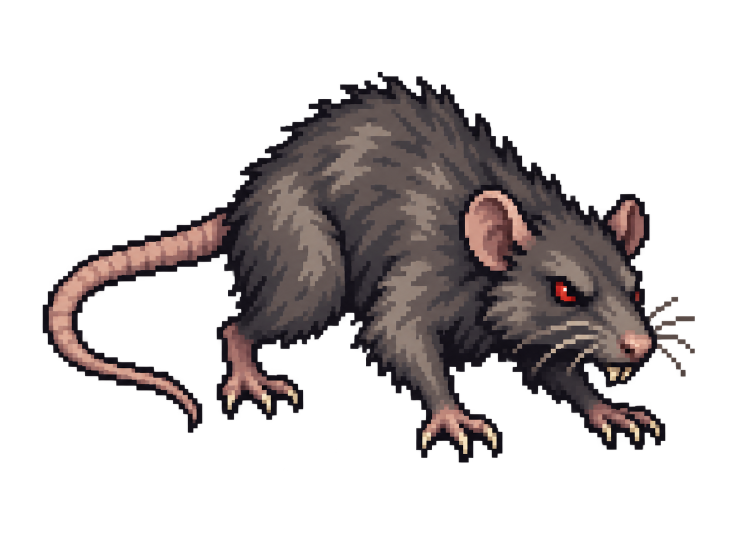
#> input picture art_source/modern_pose_refs/rat_idle_front_right.png, 1466 x 1073 px (shown at 1/2 size)
$ python assemble_ai_rat.py
#> lines starting #> are read from the running program, lines starting #| are printed output that depends on the picture; after the words box and inside, x2 and y2 are one past the last pixel; in counts of white or black regions, pixels touching at a corner belong together
#!/usr/bin/env python3
"""Turn the isolated high-detail rat redraw into a clean 32 px game sheet."""

from pathlib import Path

from PIL import Image


ROOT = Path(__file__).resolve().parents[1]
SOURCE = ROOT / "art_source" / "modern_pose_refs" / "rat_idle_front_right.png"
OUTPUT = ROOT / "assets" / "rat_sheet.png"
CELL = 32
ANCHOR = (16, 30)
TARGET_SIZE = (30, 23)


def clean_source() -> Image.Image:
    original = Image.open(SOURCE).convert("RGBA")
#> original is the input picture: PIL image 1466x1073 RGBA; mean R, G, B, A 26.7, 22, 22, 76.3
    box = original.getbbox()
#> box = (33, 19, 1404, 1073)
    if box is None:
        raise ValueError("rat source is empty")
    source = original.crop(box).resize(TARGET_SIZE, Image.Resampling.BOX)
    # Soft generation fringes are not pixels in the final game; keep a binary
    # silhouette, then reduce the surviving RGB pixels to a deliberate palette.
    alpha = source.getchannel("A").point(lambda value: 255 if value >= 150 else 0)
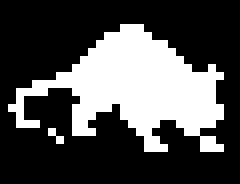
#> alpha: PIL image 30x23 L (shown 8 times larger); 30.7% white; 2 white regions (1 under 20 px), largest, box (x1, y1, x2, y2) and area: (1, 3, 28, 19) 210
    rgb = source.convert("RGB").quantize(colors=12, method=Image.Quantize.FASTOCTREE).convert("RGB")
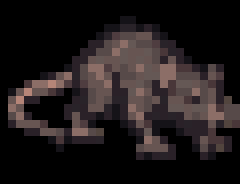
#> rgb: PIL image 30x23 RGB (shown 8 times larger); mean R, G, B 32.7, 26.7, 27.1
    result = Image.merge("RGBA", (*rgb.split(), alpha))
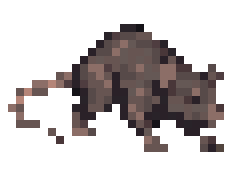
#> result: PIL image 30x23 RGBA (shown 8 times larger); mean R, G, B, A 32.7, 26.7, 27.1, 78.3; transparent parts drawn white
    # Image generation can leave fully transparent padding *inside* the crop.
    # The renderer's shadow is correctly centred on the declared foot anchor;
    # remove that padding so a low creature's visible feet meet that anchor too.
    visible = alpha.getbbox()
#> visible = (1, 3, 28, 19)
    if visible is None:
        raise ValueError("rat source lost all visible pixels during cleanup")
    return result.crop(visible)
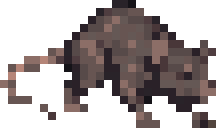
#> returned value: PIL image 27x16 RGBA (shown 8 times larger); mean R, G, B, A 50, 40.8, 41.4, 125.1; transparent parts drawn white


def place(sprite: Image.Image, dx: int = 0, dy: int = 0) -> Image.Image:
    cell = Image.new("RGBA", (CELL, CELL), (0, 0, 0, 0))
    cell.alpha_composite(sprite, (ANCHOR[0] - sprite.width // 2 + dx, ANCHOR[1] - sprite.height + 1 + dy))
    return cell


def shift(frame: Image.Image, dx: int, dy: int = 0) -> Image.Image:
    result = Image.new("RGBA", (CELL, CELL), (0, 0, 0, 0))
    result.alpha_composite(frame, (dx, dy))
    return result


def hurt(frame: Image.Image) -> Image.Image:
    result = Image.new("RGBA", (CELL, CELL), (0, 0, 0, 0))
    for y in range(CELL):
        for x in range(CELL):
            r, g, b, a = frame.getpixel((x, y))
            if a: result.putpixel((x, y), (min(255, int(r * .7 + 70)), int(g * .58), int(b * .58), a))
    return shift(result, -1)


def fallen(frame: Image.Image, width: int, height: int, top: int) -> Image.Image:
    box = frame.getbbox()
    assert box is not None
    body = frame.crop(box).resize((width, height), Image.Resampling.NEAREST)
    result = Image.new("RGBA", (CELL, CELL), (0, 0, 0, 0))
    result.alpha_composite(body, ((CELL - width) // 2, top))
    return result


def main() -> None:
    base = clean_source()
    sheet = Image.new("RGBA", (CELL * 6, CELL * 9), (0, 0, 0, 0))
#> sheet: PIL image 192x288 RGBA; every value is 0
    # The source faces screen-right.  Mirroring supplies its opposing family;
    # modest weight/aim changes keep all six directions distinct and intact.
    for column in range(6):
        facing_left = column in (2, 3, 4)
        pose = base.transpose(Image.Transpose.FLIP_LEFT_RIGHT) if facing_left else base
        idle = place(pose)
        walk_a = place(pose, -1 if facing_left else 1, 0)
        # World-space walking supplies the hop.  Sprite frames only shift their
        # weight sideways so every low creature keeps contact with its shadow.
        walk_b = place(pose, 1 if facing_left else -1)
        windup = place(pose, 1 if facing_left else -1)
        strike = place(pose, -2 if facing_left else 2, 0)
        frames = [idle, walk_a, walk_b, windup, strike, shift(idle, 1 if facing_left else -1), hurt(idle), fallen(hurt(idle), 23, 16, 13), fallen(idle, 30, 9, 21)]
        for row, frame in enumerate(frames): sheet.alpha_composite(frame, (column * CELL, row * CELL))
#> this loop made 6 passes
#> pass 1, in main, `walk_b = place(pose, 1 if facing_left else -1)`:
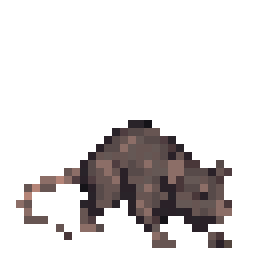
#> walk_b: PIL image 32x32 RGBA (shown 8 times larger); mean R, G, B, A 18.3, 14.9, 14.8, 52.8; transparent parts drawn white
#> after the loop:
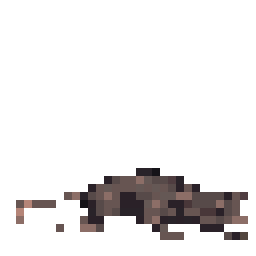
#> frame: PIL image 32x32 RGBA (shown 8 times larger); mean R, G, B, A 10.7, 8.7, 8.7, 31.9; transparent parts drawn white
#> after the loop:
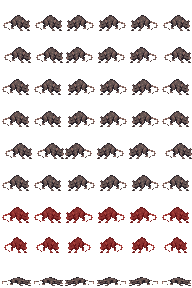
#> sheet: PIL image 192x288 RGBA; mean R, G, B, A 18.9, 12.7, 12.6, 49.5; transparent parts drawn white
    if sheet.size != (192, 288) or any(sheet.crop((x * CELL, y * CELL, (x + 1) * CELL, (y + 1) * CELL)).getbbox() is None for y in range(9) for x in range(6)):
        raise ValueError("rat sheet contract failed")
    sheet.save(OUTPUT)
    print(f"wrote {OUTPUT}: {sheet.size[0]}x{sheet.size[1]} RGBA")
#| wrote assets/rat_sheet.png: 192x288 RGBA


if __name__ == "__main__":
    main()

$ run again, with art_source/modern_pose_refs/bat_idle_front_right.png copied over art_source/modern_pose_refs/rat_idle_front_right.png
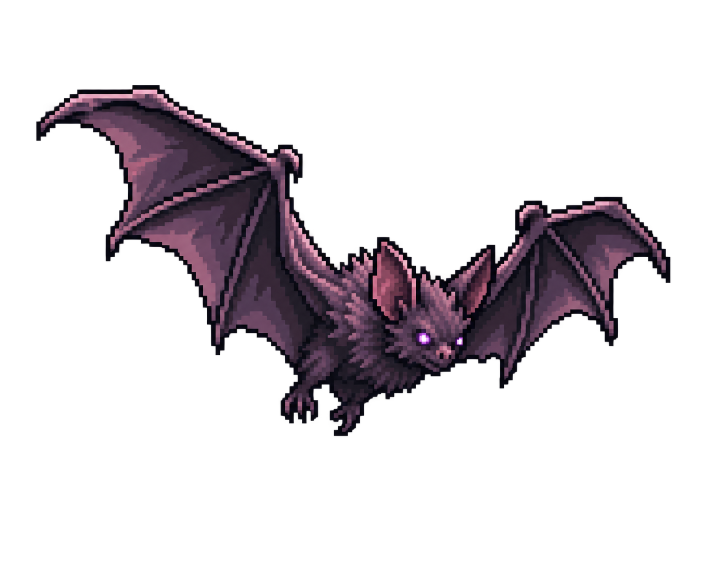
#> input picture art_source/modern_pose_refs/bat_idle_front_right.png, 1402 x 1122 px (shown at 1/2 size)
#> in clean_source, original is the input picture: PIL image 1402x1122 RGBA; mean R, G, B, A 14.7, 10, 14, 51.8
#> in clean_source, `box = original.getbbox()`: box = (57, 21, 1344, 1050)
#> in clean_source, `alpha = source.getchannel("A").point(lambda value: 255 if value >= 150..`:
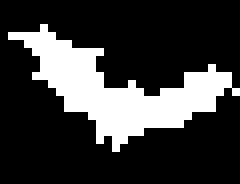
#> alpha: PIL image 30x23 L (shown 8 times larger); 22.9% white; 1 white region, box (x1, y1, x2, y2) and area: (1, 3, 30, 19) 158
#> visible = (1, 3, 30, 19)
#> after the loop in main, `for column in range(6):`:
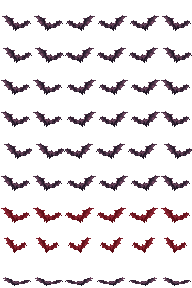
#> sheet: PIL image 192x288 RGBA; mean R, G, B, A 11.5, 6.1, 8.6, 36.6; transparent parts drawn white
#| wrote assets/rat_sheet.png: 192x288 RGBA
